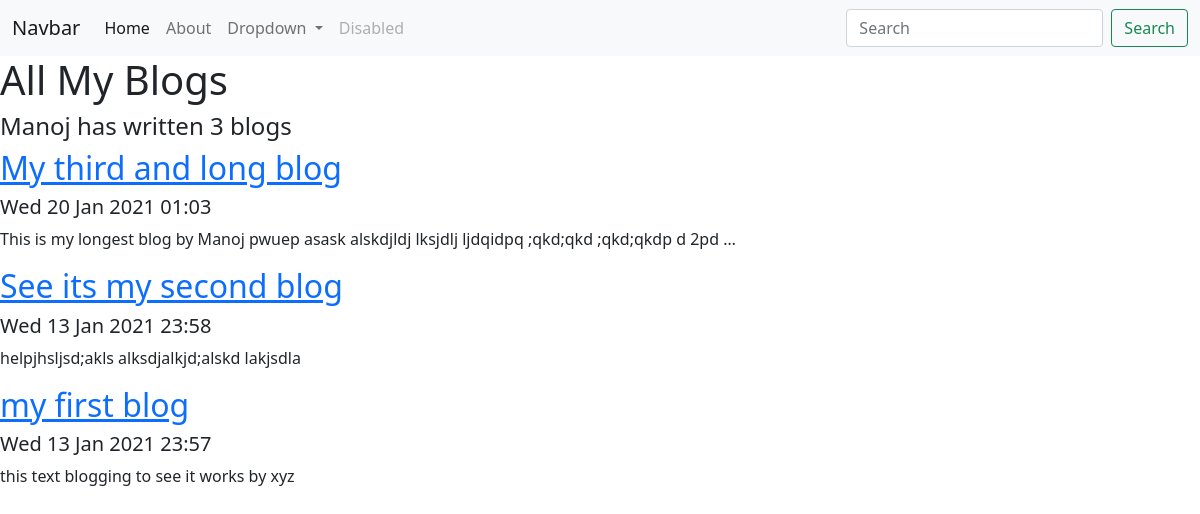
Screenshot of /blog/ with the database file from the repository.
### blog/models.py (models this page shows, shortened)
class Blog(models.Model):
    name = models.CharField(max_length=100)
    text = models.TextField()
    crt = models.DateTimeField()

### blog/views.py (the view)
# urls.py: path('', views.all_blogs, name='all_blogs'),
def all_blogs(request):
    blogs = Blog.objects.order_by('-crt')[:5]
    return render(request, "blog/all_blogs.html", {"blogs": blogs})

### blog/templates/blog/all_blogs.html
{% extends "portfolio/base.html" %}
{% block content %}
<h1> All My Blogs </h1>
<h4> Manoj has written {{ blogs.count }} blog{{ blogs.count|pluralize}} </h4>
{% for blog in blogs %}
  <a href="{% url 'blog:detail' blog.id %}"><h2> {{ blog.name }} </h2></a>
  <h5> {{ blog.crt|date:"D d M Y" }} {{ blog.crt|time:"H:i" }} </h5>
  <p> {{ blog.text| striptags |truncatechars:100 }} </p>
{% endfor %}
{% endblock %}

### rows the page displays
Blog: name "My third and long blog", crt "Wed 20 Jan 2021", crt "01:03", text "This is my longest blog by Manoj pwuep asask alskdjldj lksjdlj ljdqidpq ;qkd;qkd ;qkd;qkdp d 2pd …"
Blog: name "See its my second blog", crt "Wed 13 Jan 2021", crt "23:58", text "helpjhsljsd;akls alksdjalkjd;alskd lakjsdla"
Blog: name "my first blog", crt "Wed 13 Jan 2021", crt "23:57", text "this text blogging to see it works by xyz"

### other values shown
{{ blogs.count }} "3"
